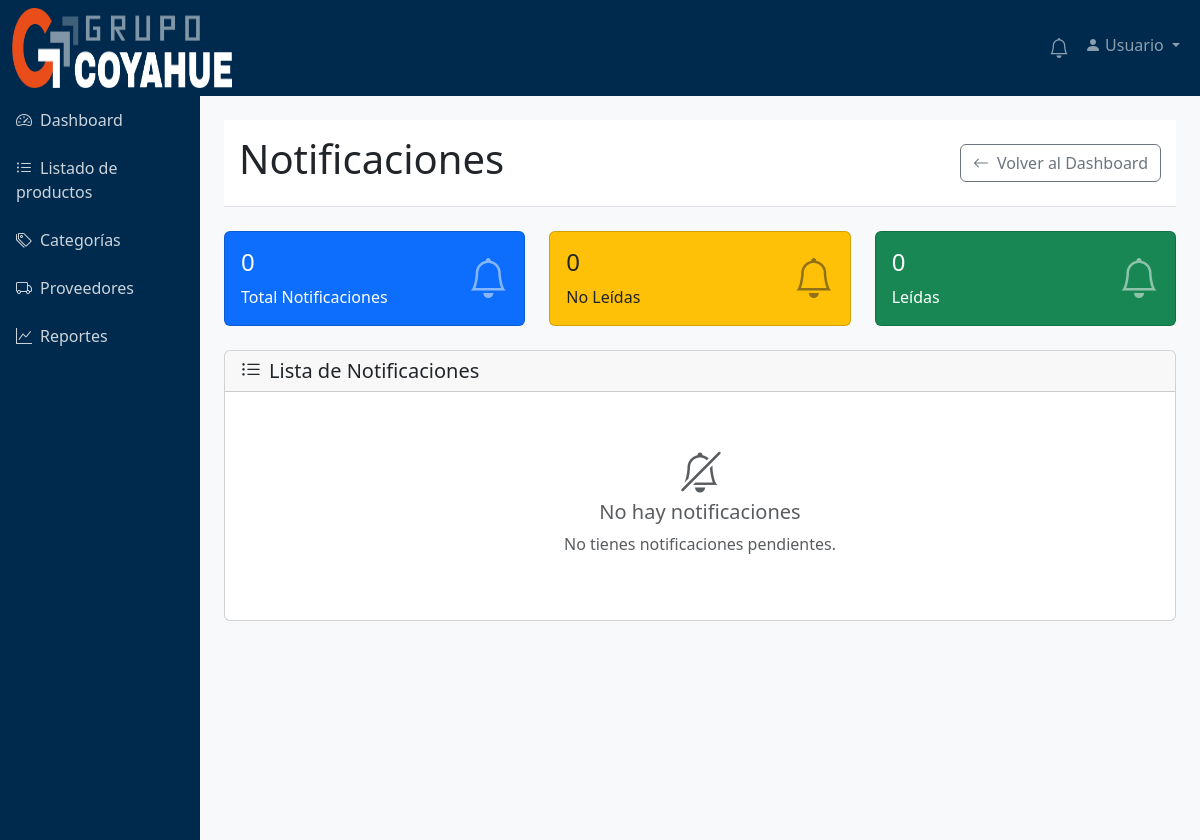
The app's page /api/notificaciones/ (signed in), older data.
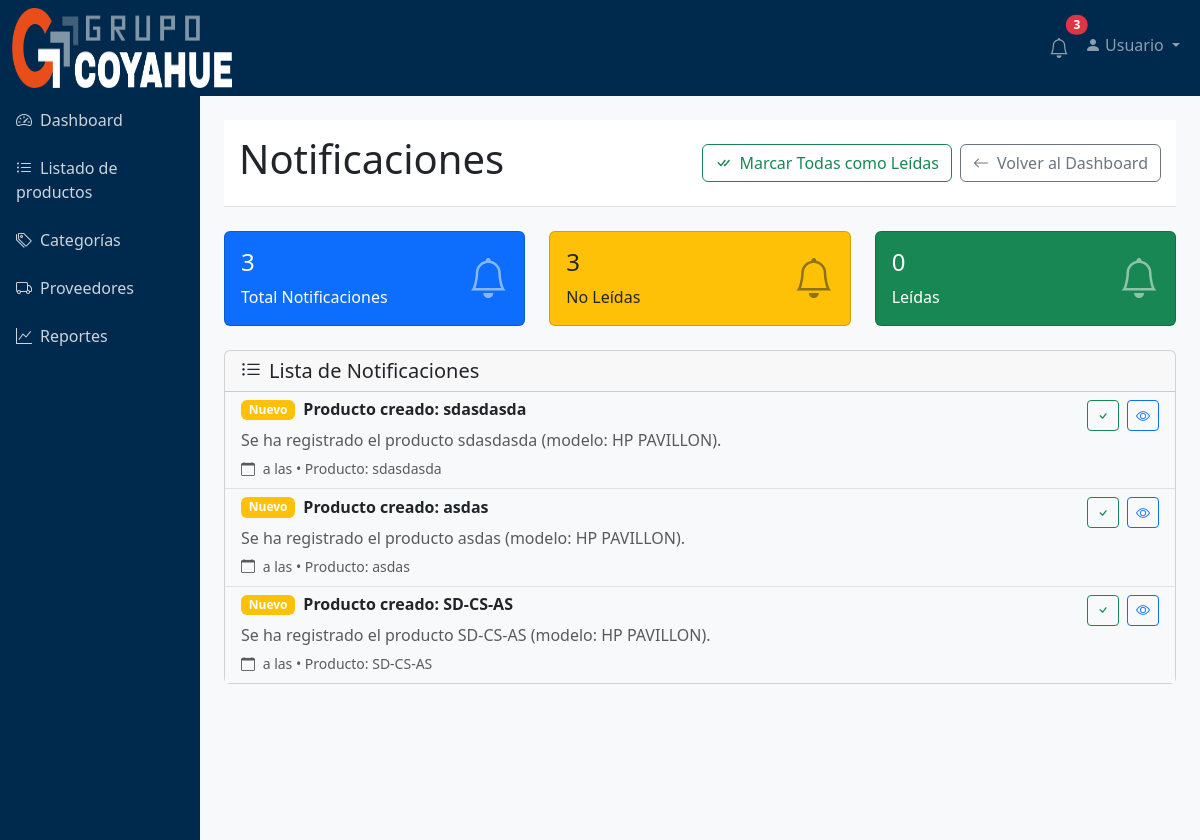
The same page, newer data.
### app_inventario/models.py (models this page shows, shortened)
class Notificaciones(models.Model):
    CATEGORIAS = [
        ("mantenimiento", "Mantenimiento"),
        ("garantia", "Garantía"),
    ]
    producto = models.ForeignKey(
        'Productos',
        on_delete=models.CASCADE,
        related_name='notificaciones',
        null=True,
        blank=True
    )
    usuario = models.ForeignKey(
        User,
        on_delete=models.CASCADE,
        related_name='notificaciones',
        null=True,
        blank=True
    )
    categoria = models.CharField(max_length=30, choices=CATEGORIAS, null=True, blank=True)
    titulo = models.CharField(max_length=200, null=True, blank=True)
    mensaje = models.TextField()
    fecha_creacion = models.DateTimeField(auto_now_add=True, null=True, blank=True)
    leido = models.BooleanField(default=False)
    fecha_lectura = models.DateTimeField(null=True, blank=True)
    prioridad = models.CharField(
        max_length=10,
        choices=[('baja', 'Baja'), ('media', 'Media'), ('alta', 'Alta')],
        default='media'
    )
    url_accion = models.CharField(max_length=500, blank=True)
    class Meta:
        verbose_name = "Notificación"
        verbose_name_plural = "Notificaciones"
        ordering = ['-fecha_creacion']
        indexes = [
            models.Index(fields=['fecha_creacion']),
            models.Index(fields=['usuario', 'leido']),
        ]

class Productos(models.Model):
    nro_serie = models.CharField(max_length=100, unique=True, verbose_name="Número de Serie")
    fecha_compra = models.DateField()
    estado = models.ForeignKey(Estados, on_delete=models.PROTECT, related_name='productos')
    documento_factura = models.CharField(max_length=200, blank=True, null=True)
    garantia_meses = models.PositiveIntegerField(default=12)
    fecha_venc_garantia = models.DateField(blank=True, null=True)
    ESTADOS_GARANTIA = [
        ('VIGENTE', 'Vigente'),
        ('VENCIDA', 'Vencida'),
        ('NO_APLICA', 'No aplica')
    ]
    estado_garantia = models.CharField(max_length=20, choices=ESTADOS_GARANTIA, default='VIGENTE')
    proveedor = models.ForeignKey(Proveedores, on_delete=models.PROTECT, related_name='productos')
    modelo = models.ForeignKey(Modelos, on_delete=models.PROTECT, related_name='productos')
    categoria = models.ForeignKey(Categorias, on_delete=models.PROTECT, related_name='productos')
    sucursal = models.ForeignKey(Sucursales, on_delete=models.PROTECT, null=True, blank=True, related_name='productos')
    class Meta:
        verbose_name_plural = "Productos"

### app_inventario/views.py (the view)
# urls.py: path('notificaciones/', views.notificaciones, name='notificaciones'),
@login_required
def notificaciones(request):
    notificaciones_list = Notificaciones.objects.filter(
        usuario=request.user
    ) | Notificaciones.objects.filter(usuario__isnull=True)
    notificaciones_list = notificaciones_list.order_by("-fecha_creacion")
    paginator = Paginator(notificaciones_list, 10)
    page_number = request.GET.get("page")
    notificaciones_page = paginator.get_page(page_number)
    total_notificaciones = notificaciones_list.count()
    notificaciones_no_leidas = notificaciones_list.filter(leido=False).count()
    notificaciones_leidas = total_notificaciones - notificaciones_no_leidas
    context = {
        "notificaciones": notificaciones_page,
        "total_notificaciones": total_notificaciones,
        "notificaciones_no_leidas": notificaciones_no_leidas,
        "notificaciones_leidas": notificaciones_leidas,
    }
    return render(request, "notificaciones.html", context)

### app_inventario/templates/notificaciones.html (shortened to what the changed rows need)
<!DOCTYPE html>
{% load static %}
<html lang="es">
<head>
    <link href="https://cdn.jsdelivr.net/npm/bootstrap@5.3.0-alpha1/dist/css/bootstrap.min.css" rel="stylesheet">
    <link rel="stylesheet" href="https://cdn.jsdelivr.net/npm/bootstrap-icons@1.10.0/font/bootstrap-icons.css">
    <link href="{% static 'css/styles.css' %}" rel="stylesheet">
</head>
<body>
    <nav class="navbar navbar-expand-lg navbar-dark bg-dark">
    <div class="container-fluid">
        <div class="collapse navbar-collapse" id="navbarNav">
            <ul class="navbar-nav ms-auto">
                <li class="nav-item">
                    <a class="nav-link position-relative" href="{% url 'notificaciones' %}">
                        <i class="bi bi-bell fs-5"></i>
                        {% if notificaciones_no_leidas > 0 %}
                        <span class="position-absolute top-0 start-100 translate-middle badge rounded-pill bg-danger">
                            {{ notificaciones_no_leidas }}
                        </span>
                        {% endif %}
                    </a>
                </li>
            </ul>
        </div>
    </div>
</nav>
    <div class="container-fluid">
        <div class="row">
            <div class="col-md-10 p-4">
                <div class="content-header mb-4">
                    <div class="d-flex justify-content-between align-items-center">
                        <h1>Notificaciones</h1>
                        <div class="d-flex gap-2">
                            {% if notificaciones_no_leidas > 0 %}
                            <form method="POST" action="{% url 'marcar_todas_leidas' %}">
                                <button type="submit" class="btn btn-outline-success">
                                    <i class="bi bi-check-all me-2"></i>Marcar Todas como Leídas
                                </button>
                            </form>
                            {% endif %}
                        </div>
                    </div>
                </div>
                <div class="row mb-4">
                    <div class="col-md-4">
                        <div class="card bg-primary text-white">
                            <div class="card-body">
                                <div class="d-flex justify-content-between align-items-center">
                                    <div>
                                        <h4 class="card-title">{{ total_notificaciones }}</h4>
                                        <p class="card-text mb-0">Total Notificaciones</p>
                                    </div>
                                </div>
                            </div>
                        </div>
                    </div>
                    <div class="col-md-4">
                        <div class="card bg-warning text-dark">
                            <div class="card-body">
                                <div class="d-flex justify-content-between align-items-center">
                                    <div>
                                        <h4 class="card-title">{{ notificaciones_no_leidas }}</h4>
                                        <p class="card-text mb-0">No Leídas</p>
                                    </div>
                                </div>
                            </div>
                        </div>
                    </div>
                </div>
                <div class="card">
                    <div class="card-body p-0">
                        {% if notificaciones %}
                            <div class="list-group list-group-flush">
                                {% for notificacion in notificaciones %}
                                <div class="list-group-item {% if not notificacion.leido %}bg-light{% endif %}">
                                    <div class="d-flex justify-content-between align-items-start">
                                        <div class="flex-grow-1">
                                            <div class="d-flex align-items-center mb-2">
                                                {% if not notificacion.leido %}
                                                <span class="badge bg-warning me-2">Nuevo</span>
                                                {% endif %}
                                                <h6 class="mb-0 {% if not notificacion.leido %}fw-bold{% endif %}">
                                                    {{ notificacion.titulo }}
                                                </h6>
                                            </div>
                                            <p class="mb-1 text-muted">{{ notificacion.mensaje }}</p>
                                            <small class="text-muted">
                                                <i class="bi bi-calendar me-1"></i>
                                                {{ notificacion.fecha|date:"d/m/Y" }} a las {{ notificacion.hora|time:"H:i" }}
                                                {% if notificacion.producto %}
                                                • Producto: {{ notificacion.producto.nro_serie }}
                                                {% endif %}
                                            </small>
                                        </div>
                                        <div class="d-flex gap-2 ms-3">
                                            {% if not notificacion.leido %}
                                            <form method="POST" action="{% url 'marcar_leida' notificacion.pk %}">
                                                <button type="submit" class="btn btn-sm btn-outline-success" title="Marcar como leída">
                                                    <i class="bi bi-check"></i>
                                                </button>
                                            </form>
                                            {% endif %}
                                            {% if notificacion.producto %}
                                            <a href="{% url 'producto_detail' notificacion.producto.pk %}" class="btn btn-sm btn-outline-primary" title="Ver producto">
                                                <i class="bi bi-eye"></i>
                                            </a>
                                            {% endif %}
                                        </div>
                                    </div>
                                </div>
                                {% endfor %}
                            </div>
                        {% else %}
                            <div class="text-center py-5">
                                <i class="bi bi-bell-slash text-muted fs-1 mb-3"></i>
                                <h5 class="text-muted">No hay notificaciones</h5>
                                <p class="text-muted">No tienes notificaciones pendientes.</p>
                            </div>
                        {% endif %}
                    </div>
                </div>
            </div>
        </div>
    </div>
</body>
</html>

Row changes from the older to the newer data that the page shows:
added Notificaciones: leido "Nuevo", titulo "Producto creado: sdasdasda", mensaje "Se ha registrado el producto sdasdasda (modelo: HP PAVILLON).", producto.nro_serie "sdasdasda"
added Notificaciones: leido "Nuevo", titulo "Producto creado: asdas", mensaje "Se ha registrado el producto asdas (modelo: HP PAVILLON).", producto.nro_serie "asdas"
added Notificaciones: leido "Nuevo", titulo "Producto creado: SD-CS-AS", mensaje "Se ha registrado el producto SD-CS-AS (modelo: HP PAVILLON).", producto.nro_serie "SD-CS-AS"
Text that changed along with them:
{{ notificaciones_no_leidas }}: (not shown) → "3"
{{ total_notificaciones }}: "0" → "3"
{{ notificaciones_no_leidas }}: "0" → "3"
text no longer shown: "No hay notificaciones No tienes notificaciones pendientes."
text now shown: "Marcar Todas como Leídas"
